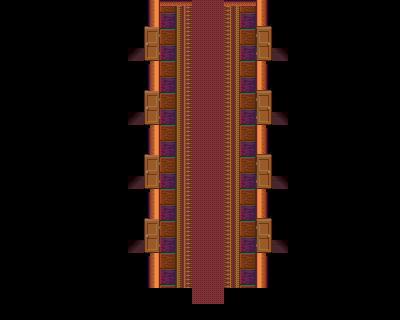

Below is a game level as drawn by its tile map, then a one-line description and the .tmx file that defines it, in full:
An orthogonal 25x20 tile map with 16x16 px tiles, 4 tile layers (Back, Buildings, Front, Paths).

<map version="1.2" tiledversion="1.3.3" orientation="orthogonal" renderorder="right-down" width="25" height="20" tilewidth="16" tileheight="16" infinite="0" nextlayerid="12" nextobjectid="1">
 <tileset firstgid="1" name="z_Doorscene" tilewidth="16" tileheight="16" tilecount="378" columns="21">
  <image source="z_Doorscene.png" width="350" height="290" />
 </tileset>
 <layer id="1" name="Back" width="25" height="20">
  <data encoding="csv">
1,1,1,1,1,1,1,1,1,26,27,29,30,33,34,27,37,22,22,22,22,22,22,1,1,
2,2,2,2,2,2,2,2,2,22,48,50,51,54,55,48,22,2,2,2,2,2,2,2,2,
1,1,1,1,2,23,23,23,23,23,69,71,72,75,76,69,23,23,23,23,23,23,23,23,23,
2,2,2,2,2,2,2,2,247,1,90,92,93,96,97,90,1,249,1,1,1,1,1,1,1,
23,23,23,23,23,23,23,23,23,68,27,113,114,117,118,27,79,22,22,22,22,22,22,22,22,
2,2,2,2,2,2,2,2,2,2,48,29,30,33,34,48,2,2,2,2,2,2,2,2,2,
1,1,1,1,1,1,1,1,1,1,69,50,51,54,55,69,1,1,1,1,1,1,1,1,1,
22,22,22,22,22,22,22,22,247,22,90,71,72,75,76,90,1,249,1,1,1,1,2,2,2,
1,1,1,1,1,1,1,1,1,89,27,92,93,96,97,27,58,1,2,2,2,2,23,23,23,
1,1,1,1,2,22,22,22,22,22,48,113,114,117,118,48,1,1,1,1,1,1,1,1,1,
1,1,1,1,1,1,1,1,1,1,69,29,30,33,34,69,22,22,22,22,22,22,22,1,2,
1,1,1,1,22,22,22,22,247,22,90,50,51,54,55,90,1,249,2,1,1,1,1,1,1,
22,22,22,22,23,2,2,2,22,89,27,71,72,75,76,27,100,22,1,1,1,1,2,2,2,
22,23,23,23,23,23,23,23,2,2,48,92,93,33,34,48,2,23,22,22,22,1,1,1,1,
2,2,2,2,2,2,2,2,2,2,69,113,114,54,55,69,2,2,2,2,2,2,2,2,2,
2,2,2,2,2,23,23,23,247,23,90,71,72,75,76,90,23,249,23,23,23,23,23,23,23,
2,1,2,23,23,2,2,2,2,89,27,92,93,96,97,27,100,2,2,2,2,2,2,2,2,
1,22,23,2,22,23,23,23,23,89,48,113,114,117,118,48,100,23,23,1,1,1,1,1,2,
22,23,2,2,2,2,1,1,1,1,23,1,94,95,1,23,1,1,1,1,2,2,2,2,2,
23,23,23,23,23,23,2,2,2,2,23,23,23,23,23,23,2,2,2,2,2,23,23,23,23
</data>
 </layer>
 <objectgroup id="2" name="Back" />
 <layer id="10" name="Buildings" width="25" height="20">
  <data encoding="csv">
0,0,0,0,0,0,0,0,0,0,0,0,0,0,0,0,0,0,0,0,0,0,0,0,0,
0,0,0,0,0,0,0,0,0,214,0,0,0,0,0,0,212,0,0,0,0,0,0,0,0,
0,0,0,0,0,0,0,0,0,235,0,0,0,0,0,0,233,0,0,0,0,0,0,0,0,
0,0,0,0,0,0,0,0,0,256,0,0,0,0,0,0,254,0,0,0,0,0,0,0,0,
0,0,0,0,0,0,0,0,0,0,0,0,0,0,0,0,0,0,0,0,0,0,0,0,0,
0,0,0,0,0,0,0,0,0,214,0,0,0,0,0,0,212,0,0,0,0,0,0,0,0,
0,0,0,0,0,0,0,0,0,235,0,0,0,0,0,0,233,0,0,0,0,0,0,0,0,
0,0,0,0,0,0,0,0,0,256,0,0,0,0,0,0,254,0,0,0,0,0,0,0,0,
0,0,0,0,0,0,0,0,0,0,0,0,0,0,0,0,0,0,0,0,0,0,0,0,0,
0,0,0,0,0,0,0,0,0,214,0,0,0,0,0,0,212,0,0,0,0,0,0,0,0,
0,0,0,0,0,0,0,0,0,235,0,0,0,0,0,0,233,0,0,0,0,0,0,0,0,
0,0,0,0,0,0,0,0,0,256,0,0,0,0,0,0,254,0,0,0,0,0,0,0,0,
0,0,0,0,0,0,0,0,0,0,0,0,0,0,0,0,0,0,0,0,0,0,0,0,0,
0,0,0,0,0,0,0,0,0,214,0,0,0,0,0,0,212,0,0,0,0,0,0,0,0,
0,0,0,0,0,0,0,0,0,235,0,0,0,0,0,0,233,0,0,0,0,0,0,0,0,
0,0,0,0,0,0,0,0,0,256,0,0,0,0,0,0,254,0,0,0,0,0,0,0,0,
0,0,0,0,0,0,0,0,0,0,0,0,0,0,0,0,0,0,0,0,0,0,0,0,0,
0,0,0,0,0,0,0,0,0,0,0,0,0,0,0,0,0,0,0,0,0,0,0,0,0,
0,0,0,0,0,0,0,0,0,0,0,0,0,0,0,0,0,0,0,0,0,0,0,0,0,
0,0,0,0,0,0,0,0,0,0,0,0,0,0,0,0,0,0,0,0,0,0,0,0,0
</data>
 </layer>
 <objectgroup id="6" name="Buildings" />
 <layer id="11" name="Front" width="25" height="20">
  <data encoding="csv">
172,172,172,172,172,172,172,172,172,26,220,221,0,0,220,221,37,172,172,172,172,172,172,172,172,
172,172,172,172,172,172,172,172,172,0,0,0,0,0,0,0,0,172,172,172,172,172,172,172,172,
172,172,172,172,172,172,172,172,0,0,0,0,0,0,0,0,0,0,172,172,172,172,172,172,172,
172,172,172,172,172,172,172,172,0,0,0,0,0,0,0,0,0,0,172,172,172,172,172,172,172,
172,172,172,172,172,172,172,172,172,0,0,0,0,0,0,0,0,172,172,172,172,172,172,172,172,
172,172,172,172,172,172,172,172,172,0,0,0,0,0,0,0,0,172,172,172,172,172,172,172,172,
172,172,172,172,172,172,172,172,0,0,0,0,0,0,0,0,0,0,172,172,172,172,172,172,172,
172,172,172,172,172,172,172,172,0,0,0,0,0,0,0,0,0,0,172,172,172,172,172,172,172,
172,172,172,172,172,172,172,172,172,0,0,0,0,0,0,0,0,172,172,172,172,172,172,172,172,
172,172,172,172,172,172,172,172,172,0,0,0,0,0,0,0,0,172,172,172,172,172,172,172,172,
172,172,172,172,172,172,172,172,0,0,0,0,0,0,0,0,0,0,172,172,172,172,172,172,172,
172,172,172,172,172,172,172,172,0,0,0,0,0,0,0,0,0,0,172,172,172,172,172,172,172,
172,172,172,172,172,172,172,172,172,0,0,0,0,0,0,0,0,172,172,172,172,172,172,172,172,
172,172,172,172,172,172,172,172,172,0,0,0,0,0,0,0,0,172,172,172,172,172,172,172,172,
172,172,172,172,172,172,172,172,0,0,0,0,0,0,0,0,0,0,172,172,172,172,172,172,172,
172,172,172,172,172,172,172,172,0,0,0,0,0,0,0,0,0,0,172,172,172,172,172,172,172,
172,172,172,172,172,172,172,172,172,0,0,0,0,0,0,0,0,172,172,172,172,172,172,172,172,
172,172,172,172,172,172,172,172,172,0,0,0,0,0,0,0,0,172,172,172,172,172,172,172,172,
172,172,172,172,172,172,172,172,172,172,172,172,0,0,172,172,172,172,172,172,172,172,172,172,172,
172,172,172,172,172,172,172,172,172,172,172,172,172,172,172,172,172,172,172,172,172,172,172,172,172
</data>
 </layer>
 <objectgroup id="4" name="Front" />
 <layer id="7" name="Paths" width="25" height="20">
  <data encoding="csv">
0,0,0,0,0,0,0,0,0,0,0,0,0,0,0,0,0,0,0,0,0,0,0,0,0,
0,0,0,0,0,0,0,0,0,0,0,0,0,0,0,0,0,0,0,0,0,0,0,0,0,
0,0,0,0,0,0,0,0,0,0,0,0,0,0,0,0,0,0,0,0,0,0,0,0,0,
0,0,0,0,0,0,0,0,0,0,0,0,0,0,0,0,0,0,0,0,0,0,0,0,0,
0,0,0,0,0,0,0,0,0,0,0,0,0,0,0,0,0,0,0,0,0,0,0,0,0,
0,0,0,0,0,0,0,0,0,0,0,0,0,0,0,0,0,0,0,0,0,0,0,0,0,
0,0,0,0,0,0,0,0,0,0,0,0,0,0,0,0,0,0,0,0,0,0,0,0,0,
0,0,0,0,0,0,0,0,0,0,0,0,0,0,0,0,0,0,0,0,0,0,0,0,0,
0,0,0,0,0,0,0,0,0,0,0,0,0,0,0,0,0,0,0,0,0,0,0,0,0,
0,0,0,0,0,0,0,0,0,0,0,0,0,0,0,0,0,0,0,0,0,0,0,0,0,
0,0,0,0,0,0,0,0,0,0,0,0,0,0,0,0,0,0,0,0,0,0,0,0,0,
0,0,0,0,0,0,0,0,0,0,0,0,0,0,0,0,0,0,0,0,0,0,0,0,0,
0,0,0,0,0,0,0,0,0,0,0,0,0,0,0,0,0,0,0,0,0,0,0,0,0,
0,0,0,0,0,0,0,0,0,0,0,0,0,0,0,0,0,0,0,0,0,0,0,0,0,
0,0,0,0,0,0,0,0,0,0,0,0,0,0,0,0,0,0,0,0,0,0,0,0,0,
0,0,0,0,0,0,0,0,0,0,0,0,0,0,0,0,0,0,0,0,0,0,0,0,0,
0,0,0,0,0,0,0,0,0,0,0,0,0,0,0,0,0,0,0,0,0,0,0,0,0,
0,0,0,0,0,0,0,0,0,0,0,0,0,0,0,0,0,0,0,0,0,0,0,0,0,
0,0,0,0,0,0,0,0,0,0,0,0,0,0,0,0,0,0,0,0,0,0,0,0,0,
0,0,0,0,0,0,0,0,0,0,0,0,0,0,0,0,0,0,0,0,0,0,0,0,0
</data>
 </layer>
 <objectgroup id="8" name="Paths" />
</map>
